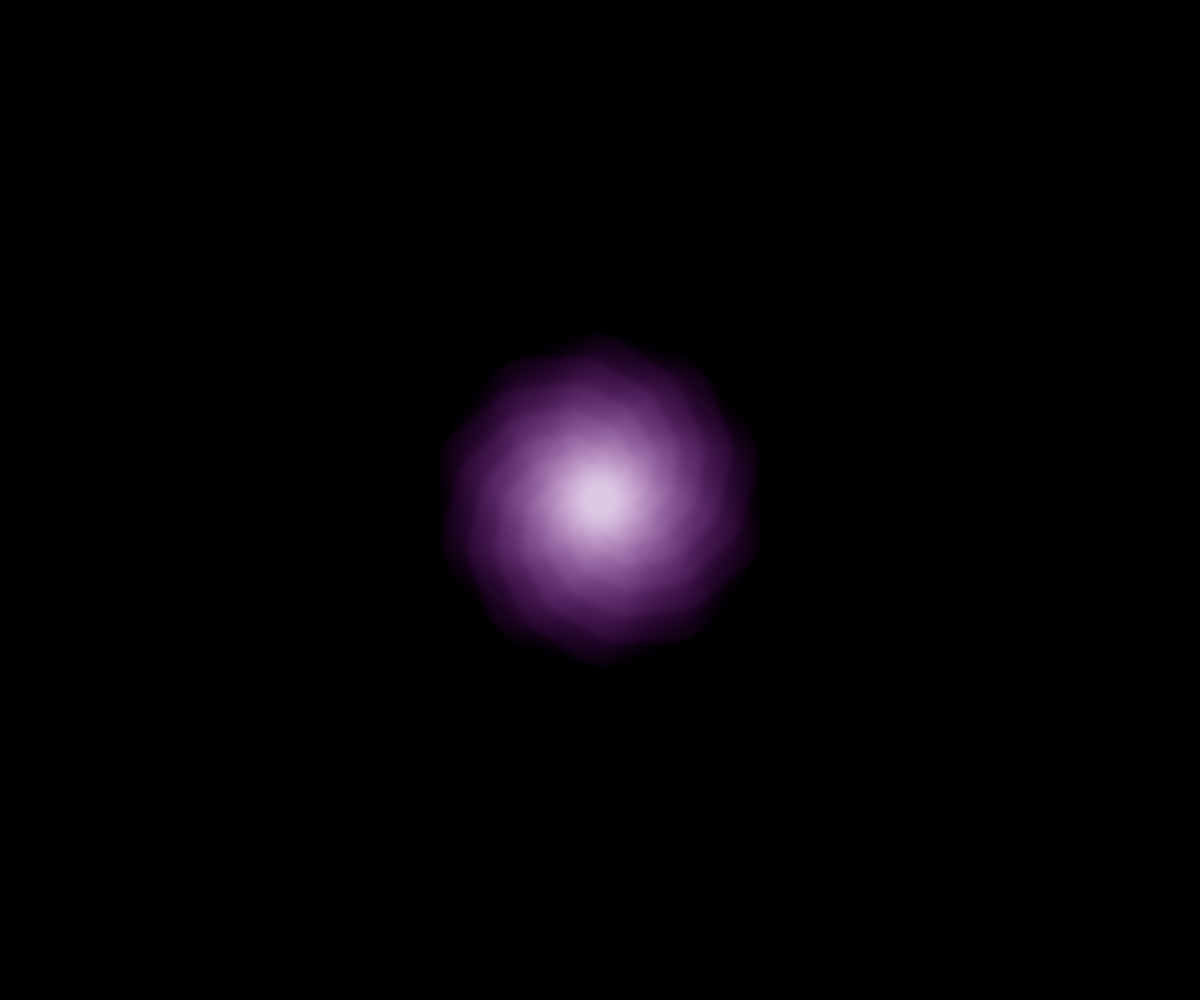
Frame 1 (no input)
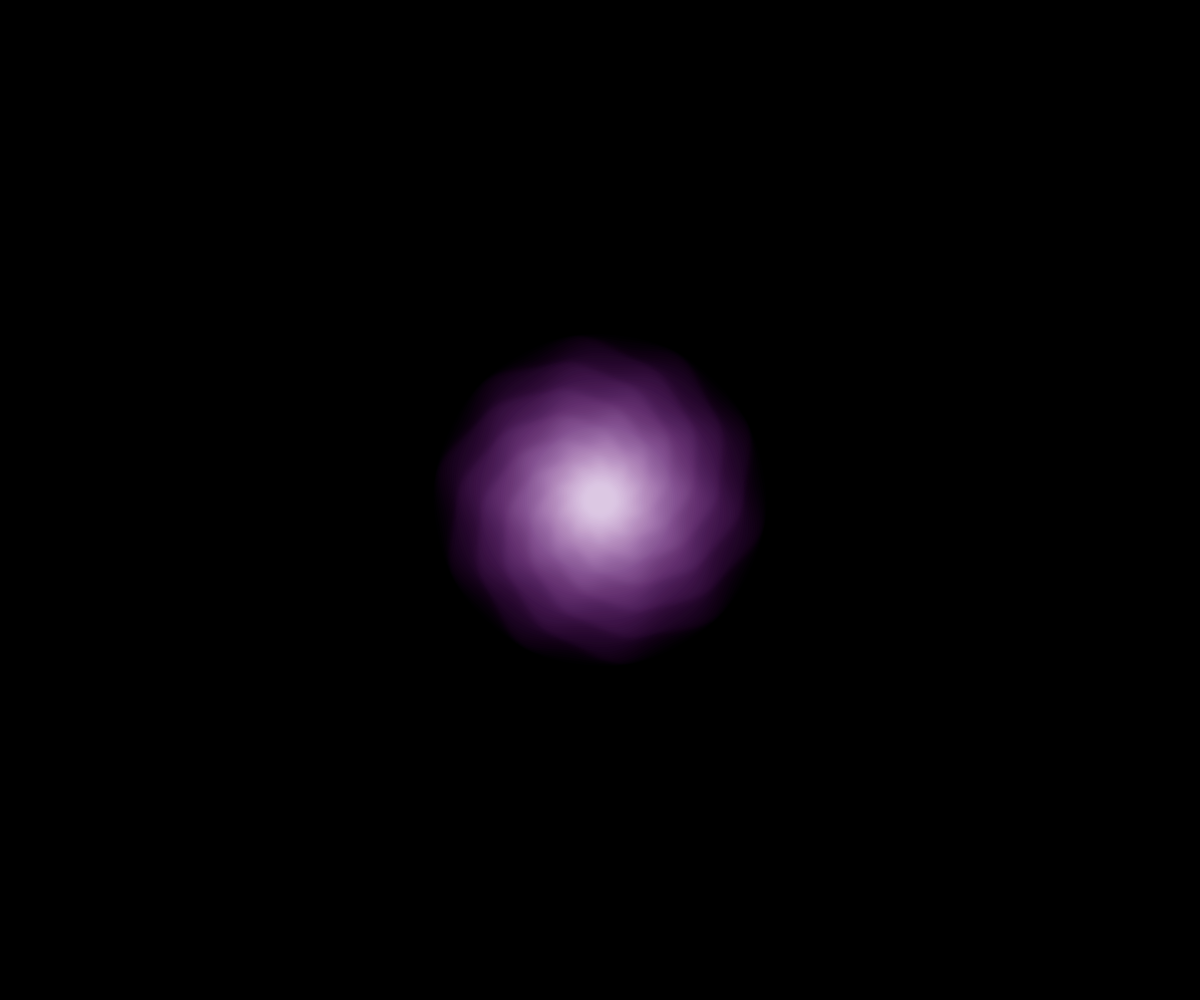
Frame 60 (no input)
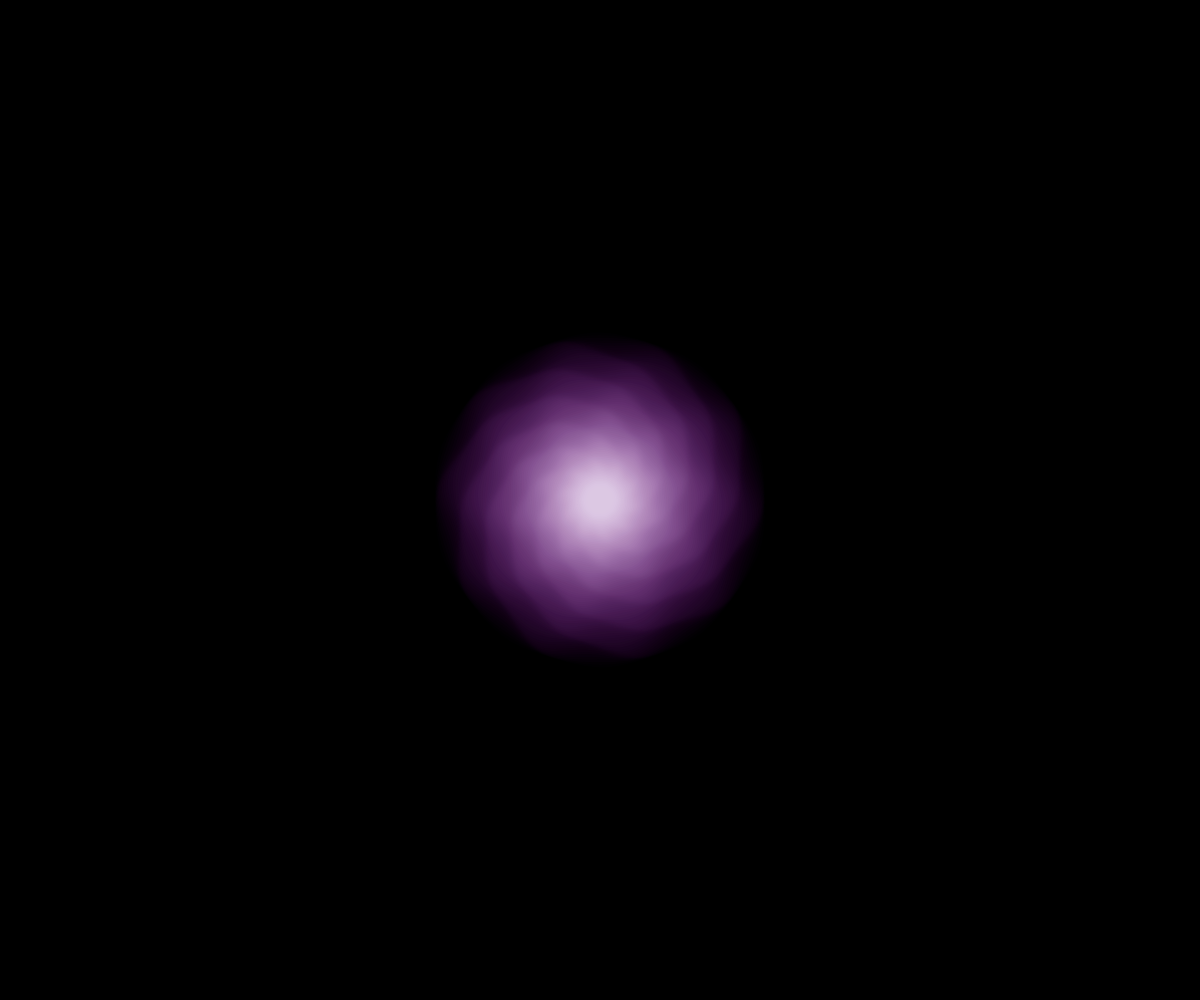
Frame 120 (the mouse pressed at the canvas centre since frame 60)

The p5.js sketch that drew these frames (run headless with seeded random() and noise() and a simulated clock; from frame 60 on, the mouse is pressed at the canvas centre):

// p5.js sketch
// ── sketch.js
let step;
let n = 100; // number of blobs
let radius = 1; // diameter of the circle
let inter = 0.15; // difference between the sizes of two blobs
let maxNoise = 2;
let hue = 0.522;

let noiseProg = (x) => (x);

function setup() {
    createCanvas(windowWidth, windowHeight);
    colorMode(HSB, 1);
    angleMode(DEGREES);
    noFill();
    step = 1.2;
    noStroke();
}

function draw() {
    background(0.8, 1, 0);
    let t = frameCount / 3;
    translate(width / 2, height / 2);
    rotate(-t / 2);
    for (let i = n; i > 0; i--) {
        rotate(2);
        let size = radius + i * inter;
        let noisiness = maxNoise * noiseProg(i / n);
        let alpha = i / n;
        fill(0.8, alpha, 1-alpha, alpha);
        blob(size, 0, 0, t + i * step, noisiness, 10);
    }
}

function blob(size, xCenter, yCenter, t, noisiness, nPoints) {
    beginShape();
    let angleStep = 180 / nPoints;
    for (let theta = 0; theta <= 360 + 3 * angleStep; theta += angleStep) {
        let r = (size + ((cos((theta + t) * nPoints) + 1) / 5 + (sin((theta + t) * nPoints) + 1) / 5) * noisiness) * 10;
        let x = xCenter + r * cos(theta + t);
        let y = yCenter + r * sin(theta + t);
        curveVertex(x, y);
    }
    endShape();
}
